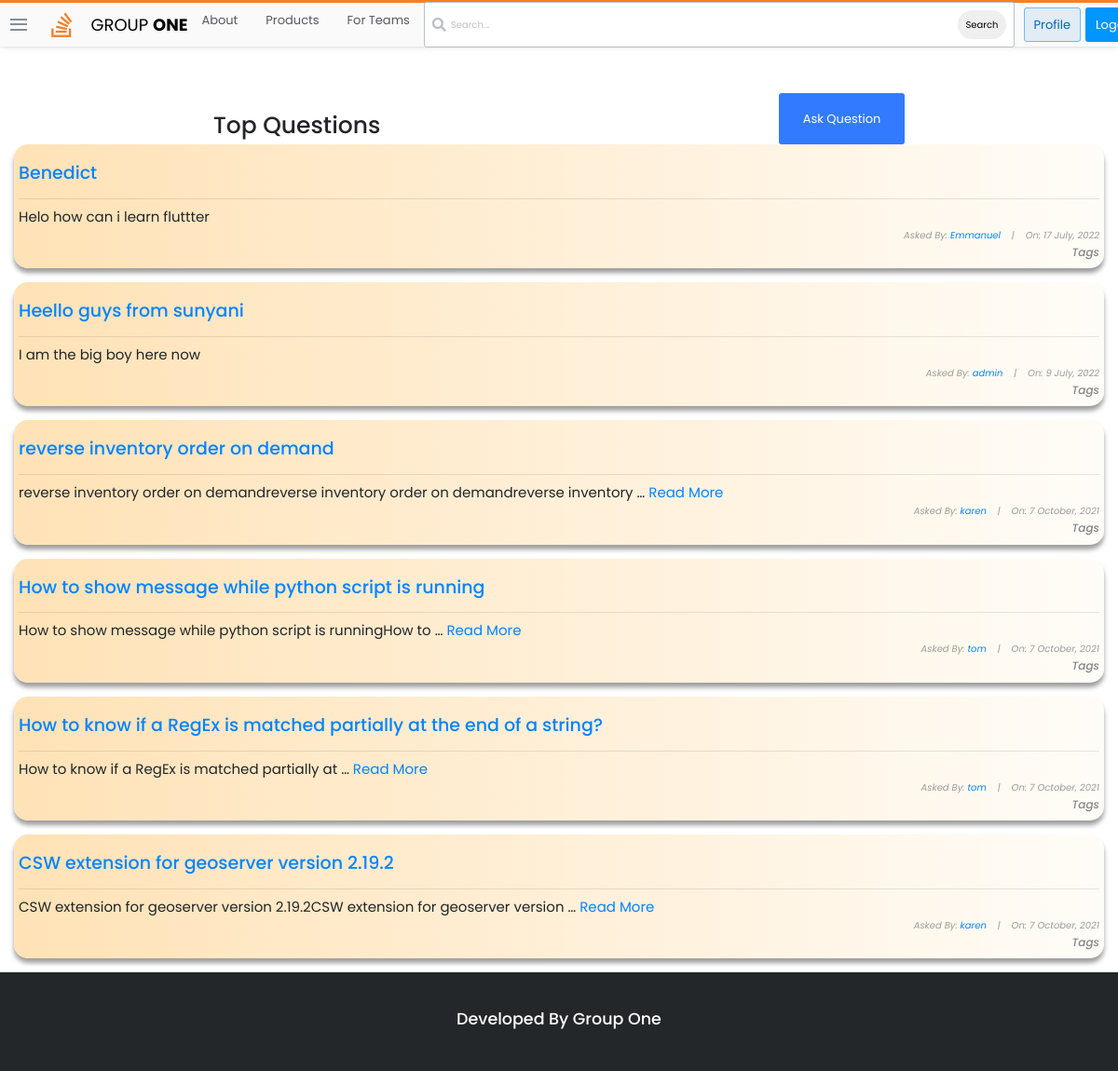
/questions/ (signed in), run on the app's committed database.
### stackbase/models.py (models this page shows, shortened)
class Question(models.Model):
    user = models.ForeignKey(User, on_delete=models.CASCADE)
    title = models.CharField(max_length=10000)
    content = RichTextField()
    likes = models.ManyToManyField(User, related_name='question_post')
    date_created = models.DateTimeField(default=timezone.now)

### stackbase/views.py (the view)
# urls.py: path('questions/', views.QuestionListView.as_view(), name="question-lists"),
class QuestionListView(ListView):
    model = Question
    context_object_name = 'questions'
    ordering = ['-date_created']
    def get_context_data(self, **kwargs):
        context = super().get_context_data(**kwargs)
        search_input = self.request.GET.get('search-area') or ""
        if search_input:
            context['questions'] = context['questions'].filter(title__icontains = search_input)
            context['search_input'] = search_input
        return context

### stackbase/templates/stackbase/question_list.html (shortened to what this page needs)
{% extends 'base.html' %}
{% block content %}
<!DOCTYPE html>
<html lang="en">
<head>
</head>
<body>
    <div class="container">
        <div id="sub-nav">
            <h1 id="fh1">Top Questions</h1>
            {% if user.is_authenticated %}
            <button class="btn" id="logout-btn"><a id="fa" href="{% url 'stackbase:question-create'%}" style="color: white; text-decoration: none;">Ask Question</a></button>
            {% else %}
            <button class="btn" id="logout-btn"><a id="fa" href="{% url 'login' %}" style="color: white; text-decoration: none;">Ask Question</a></button>
            {% endif %}
        </div>
        <div class="list-question">
            <div class="questions">
                {% for question in questions %}
                <div class="container" style="background: linear-gradient(to right, rgb(255, 226, 182), rgba(255, 166, 0, 0.027)); padding: 5px; box-shadow: rgba(0, 0, 0, 0.383) 0px 5px 5px 0px; border-radius: 15px;" >
                    <div id="title-sec" style="display: flex; align-items: center;">
                        <h3 id="fh3"><a href="{% url 'stackbase:question-detail' question.id%}">{{ question.title }}</a></h3>
                    </div>
                    <hr>
                    {% if question.content|wordcount <= 10 %}
                    <h6 id="fh6" style="text-align: left;">{{ question.content}}</h6>
                    {% else %}
                    <h6 id="fh6" style="text-align: left;">{{ question.content|truncatewords:10}} <a href="{% url 'stackbase:question-detail' question.id%}">Read More</a></h6>
                    {% endif %}
                    <h6 id="fh6" style="font-size: 10px; font-style: italic; color: rgb(155, 155, 155);">Asked By: <a href="{% url 'profile' %}">{{ question.user }}</a>&nbsp;&nbsp;&nbsp; |&nbsp;&nbsp;&nbsp; On: {{question.date_created|date:"j F, Y"}}</h6>
                    <h5 style="text-align: right; font-size: 12px; font-style: italic;">Tags</h5>
                </div> <br>
                {% endfor %}
            </div>
        </div>
    </div>
</body>
</html>
{% endblock content %}

### static/main.css (style rules this page uses)
:root { --white: #fff; --black: #0c0d0e; --orange: #f48024; --yellow: #fbf2d4; --green: #5eba7d; --blue: #0077cc; --powder: #e1ecf4; --red: #d1383d; --black-025: #fafafb; --black-050: #eff0f1; --black-075: #e4e6e8; --black-100: #d6d9dc; --black-150: #c8ccd0; --black-200: #bbc0c4; --black-300: #9fa6ad; --black-350: #9199a1; --black-400: #848d95; --black-500: #6a737c; --black-600: #535a60; --black-700: #3c4146; --black-750: #2f3337; --black-800: #242729; --black-900: #0c0d0e; --orange-050: #fff7f2; --orange-100: #fee3cf; --orange-200: #fcd0ad; --orange-300: #f7aa6d; --orange-400: #f48024; --orange-500: #f2720c; --orange-600: #da670b; --orange-700: #bd5c00; --orange-800: #a35200; --orange-900: #874600; --blue-050: #f2f9ff; --blue-100: #cfeafe; --blue-200: #addafc; --blue-300: #6cbbf7; --blue-400: #379fef; --blue-500: #0095ff; --blue-600: #0077cc; --blue-700: #0064bd; --blue-800: #0054a3; --blue-900: #004487; --powder-050: #f4f8fb; --powder-100: #e1ecf4; --powder-200: #d1e5f1; --powder-300: #b3d3ea; --powder-400: #a0c7e4; --powder-500: #7aa7c7; --powder-600: #5b8db1; --powder-700: #39739d; --powder-800: #2c5777; --powder-900: #1e3c52; --green-025: #eef8f1; --green-050: #dcf0e2; --green-100: #cae8d4; --green-200: #a6d9b7; --green-300: #82ca9a; --green-400: #5eba7d; --green-500: #48a868; --green-600: #3d8f58; --green-700: #2f6f44; --green-800: #29603b; --green-900: #1e472c; --yellow-050: #fdf7e3; --yellow-100: #fbf2d4; --yellow-200: #f1e5bc; --yellow-300: #e6d178; --yellow-400: #e9c63f; --yellow-500: #ddb624; --yellow-600: #cea51b; --yellow-700: #b89516; --yellow-800: #9f8010; --yellow-900: #826a0b; --red-050: #fdf3f4; --red-100: #f9d3d7; --red-200: #f4b4bb; --red-300: #e87c87; --red-400: #de535e; --red-500: #d1383d; --red-600: #c02d2e; --red-700: #ac2726; --red-800: #942121; --red-900: #7a1819; --gold: #ffcc01; --gold-lighter: #fff4d1; --gold-darker: #f1b600; --silver: #b4b8bc; --silver-lighter: #e8e8e8; --silver-darker: #9a9c9f; --bronze: #caa789; --bronze-lighter: #f2e9e1; --bronze-darker: #ab825f; --fc-dark: #0c0d0e; --fc-medium: #3c4146; --fc-light: #6a737c; --focus-ring: rgba(0,149,255,0.15); --focus-ring-success: rgba(166,217,183,0.4); --focus-ring-warning: rgba(233,198,63,0.4); --focus-ring-error: rgba(192,45,46,0.15); --focus-ring-muted: rgba(36,39,41,0.1); --bs-sm: 0 1px 2px rgba(0,0,0,0.05),0 1px 4px rgba(0,0,0,0.05),0 2px 8px rgba(0,0,0,0.05); --bs-md: 0 1px 3px rgba(0,0,0,0.06),0 2px 6px rgba(0,0,0,0.06),0 3px 8px rgba(0,0,0,0.09); --bs-lg: 0 1px 4px rgba(0,0,0,0.09),0 3px 8px rgba(0,0,0,0.09),0 4px 13px rgba(0,0,0,0.13); --scrollbar: rgba(0,0,0,0.2); --highlight-bg: #f6f6f6; --highlight-color: #2f3337; --highlight-comment: #656e77; --highlight-punctuation: var(--black-600); --highlight-namespace: #b75501; --highlight-attribute: #015692; --highlight-literal: #b75501; --highlight-symbol: #803378; --highlight-keyword: #015692; --highlight-variable: #54790d; --highlight-addition: #2f6f44; --highlight-deletion: #c02d2e; --dark-blue:#2b2d6e; --magnolia:#f7f6f9; }
*, *::before, *::after { margin: 0; padding: 0; box-sizing: border-box; }
html { font-family: Arial, "Helvetica Neue", Helvetica, sans-serif; font-size: 10px; color: var(--black-800); }
.container { width: 100%; max-width: 126.4rem; margin: 0 auto; padding: 0 1.5rem; }
a { text-decoration: none; color: var(--blue-600); cursor: pointer; }
.btn { text-align: center; font-size: 1.3rem; border-radius: 3px; transition: all 0.5s; padding: 1.3rem 2.5rem; }

### stackbase/templates/stackbase/question_list.html (style rules this page uses)
body { margin-top: 100px; font-family: 'Poppins', sans-serif; }
#fh1 { margin-top: 20px; }
#sub-nav { display: flex; justify-content: space-around; }
#logout-btn { background-color: rgb(50, 122, 255); }
#fh3 { text-align: left; font-size: 19px; padding-top: 15px; }
#fh6 { text-align: right; font-size: 15px; font-weight: normal; }
a { color: rgb(0, 132, 255); }
h5 { color: rgb(133, 133, 133); }

### data on the page
Question: title "Benedict", content "Helo how can i learn fluttter", user "Emmanuel", date_created "17 July, 2022"
Question: title "Heello guys from sunyani", content "I am the big boy here now", user "admin", date_created "9 July, 2022"
Question: title "reverse inventory order on demand", content "reverse inventory order on demandreverse inventory order on demandreverse inventory …", user "karen", date_created "7 October, 2021"
Question: title "How to show message while python script is running", content "How to show message while python script is runningHow to …", user "tom", date_created "7 October, 2021"
Question: title "How to know if a RegEx is matched partially at the end of a string?", content "How to know if a RegEx is matched partially at …", user "tom", date_created "7 October, 2021"
Question: title "CSW extension for geoserver version 2.19.2", content "CSW extension for geoserver version 2.19.2CSW extension for geoserver version …", user "karen", date_created "7 October, 2021"
